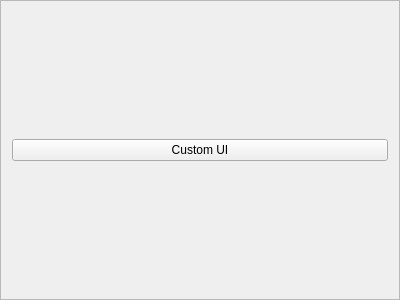
<?xml version="1.0" encoding="UTF-8"?>
<ui version="4.0">
 <class>Frame</class>
 <widget class="QFrame" name="Frame">
  <property name="geometry">
   <rect>
    <x>0</x>
    <y>0</y>
    <width>400</width>
    <height>300</height>
   </rect>
  </property>
  <property name="sizePolicy">
   <sizepolicy hsizetype="Fixed" vsizetype="Fixed">
    <horstretch>0</horstretch>
    <verstretch>0</verstretch>
   </sizepolicy>
  </property>
  <property name="windowTitle">
   <string>Frame</string>
  </property>
  <property name="frameShape">
   <enum>QFrame::StyledPanel</enum>
  </property>
  <property name="frameShadow">
   <enum>QFrame::Raised</enum>
  </property>
  <layout class="QHBoxLayout" name="horizontalLayout">
   <item>
    <widget class="QPushButton" name="pushButton">
     <property name="text">
      <string>Custom UI</string>
     </property>
    </widget>
   </item>
  </layout>
 </widget>
 <resources/>
 <connections/>
</ui>
